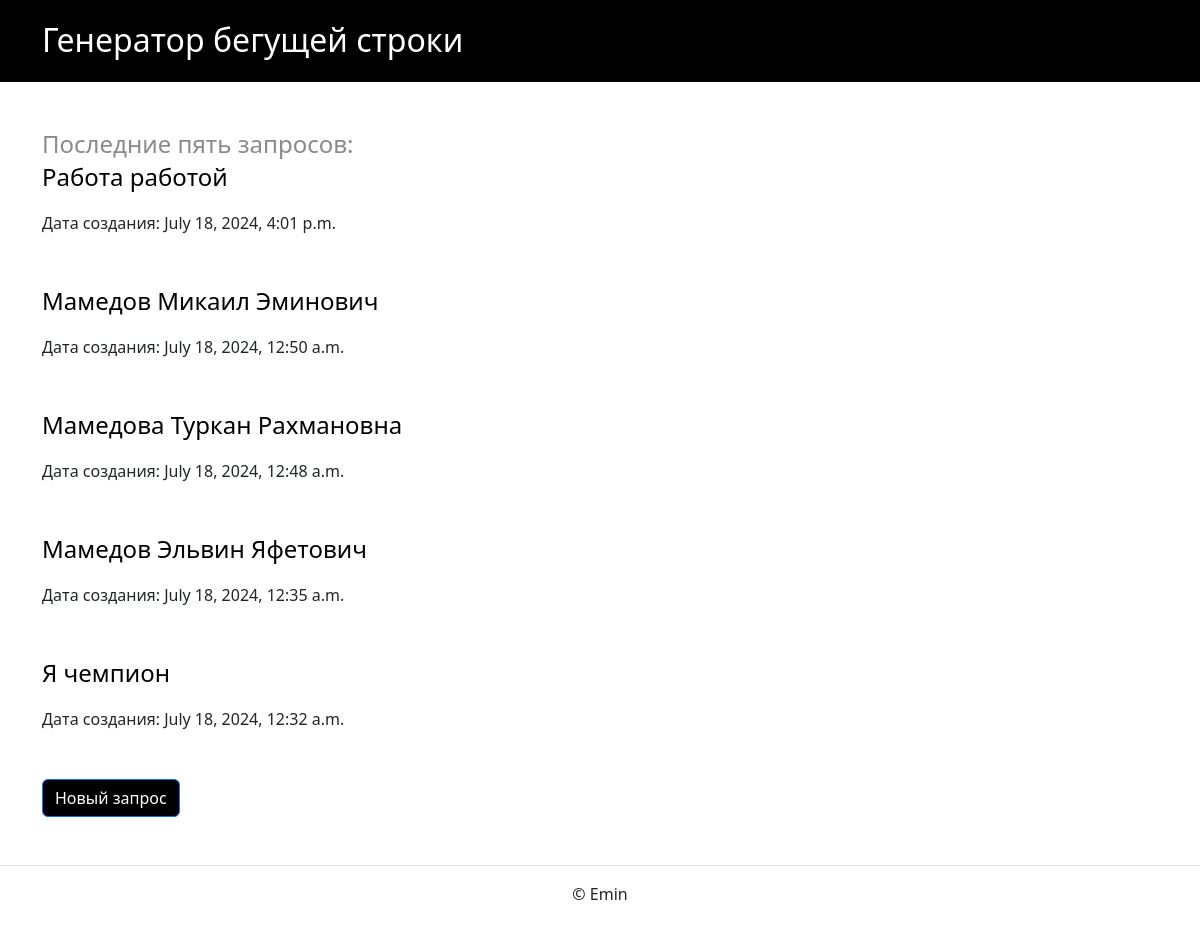
The app's page /, older data.
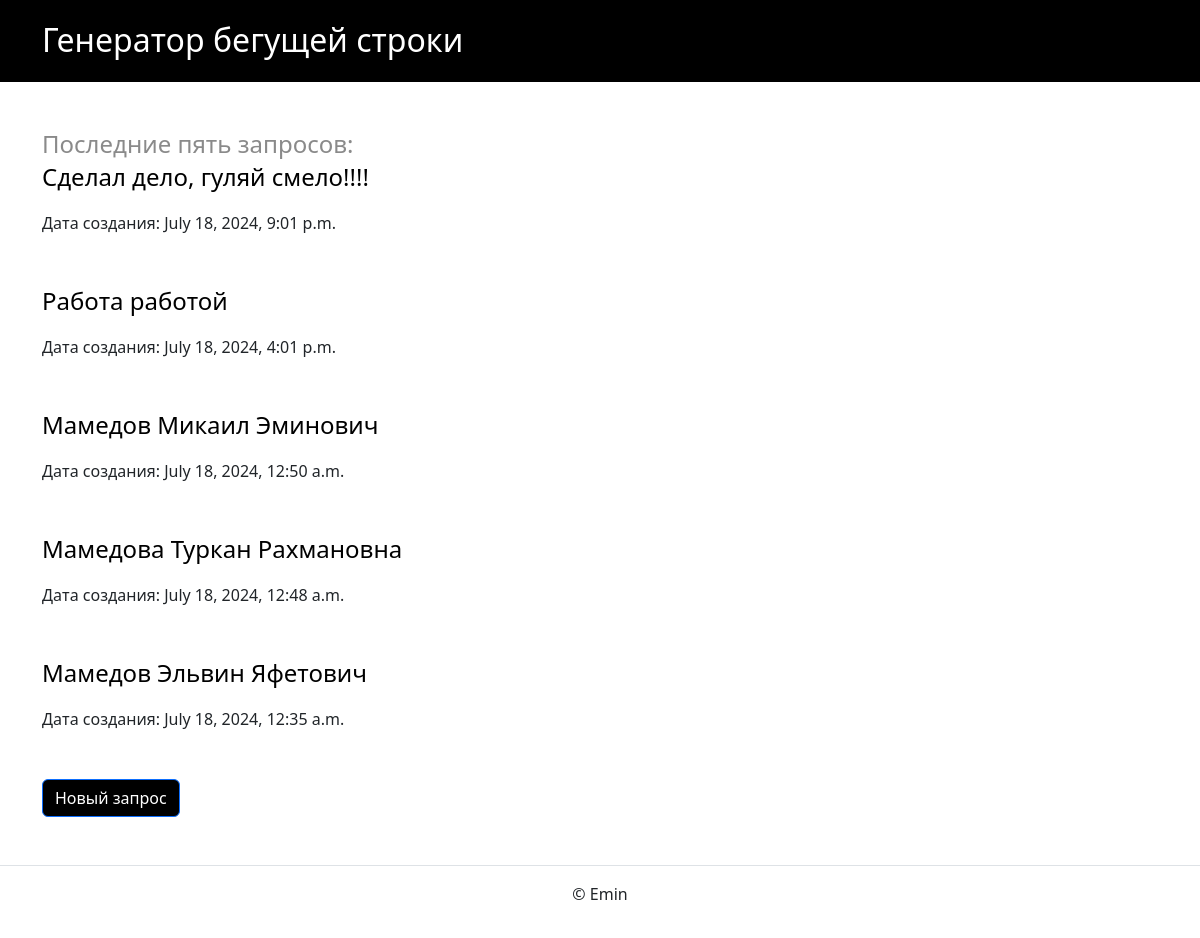
The same page, newer data.
### homepage/models.py (models this page shows)
class Video(models.Model):
    text = models.TextField(blank=False, verbose_name='Текст')
    created_at = models.DateTimeField(auto_now_add=True, blank=False)

### homepage/views.py (the view)
# urls.py: path('', views.index, name='homepage'),
def index(request):
    template_name = 'homepage/index.html'
    videos = Video.objects.values(
        'text', 'created_at'
        ).order_by('-created_at')[:5]
    context = {
        'videos': videos
    }
    return render(request, template_name, context)

### templates/homepage/index.html (shortened to what this page needs)
{% extends "base.html" %}
{% block content %}
  <h5 class="card-header"><font size="5" color="#8A8A8A">Последние пять запросов:</font></h5>
  {% for video in videos %}
    <article class="mb-5">
        <p> <font size="5" color="#000000">{{ video.text }}</font> </p>
        <p> Дата создания: {{ video.created_at }} </p>
    </article>
  {% endfor %}
  <a href="{% url 'video' %}" class="btn btn-primary" style="background-color: black">
    <font size="3" color="#FFFFFF">Новый запрос</font>
  </a>
{% endblock %}

Row changes from the older to the newer data that the page shows:
no longer on this page (row unchanged): Video: text "Я чемпион", created_at "July 18, 2024, 12:32 a.m."
added Video: text "Сделал дело, гуляй смело!!!!", created_at "July 18, 2024, 9:01 p.m."
